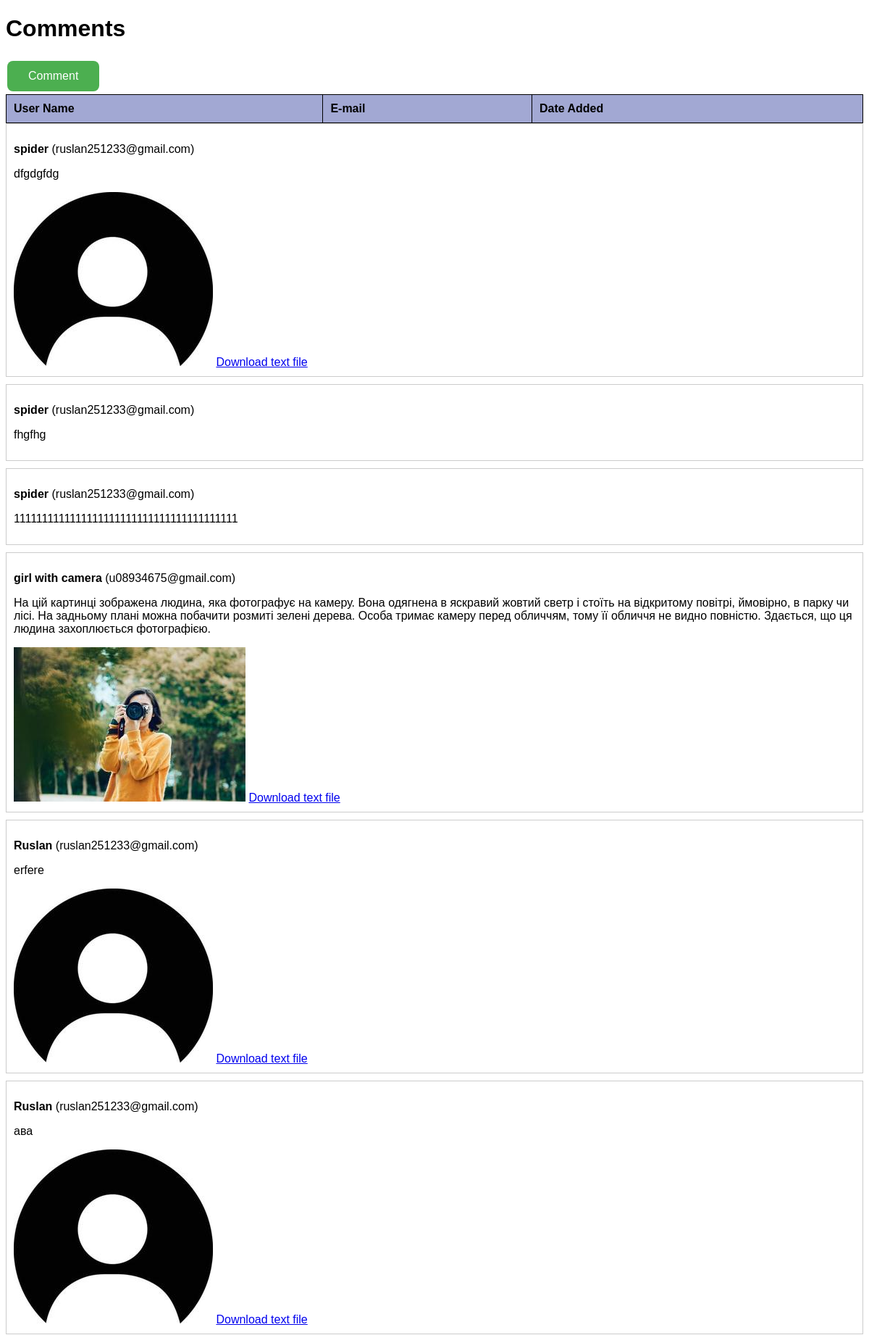
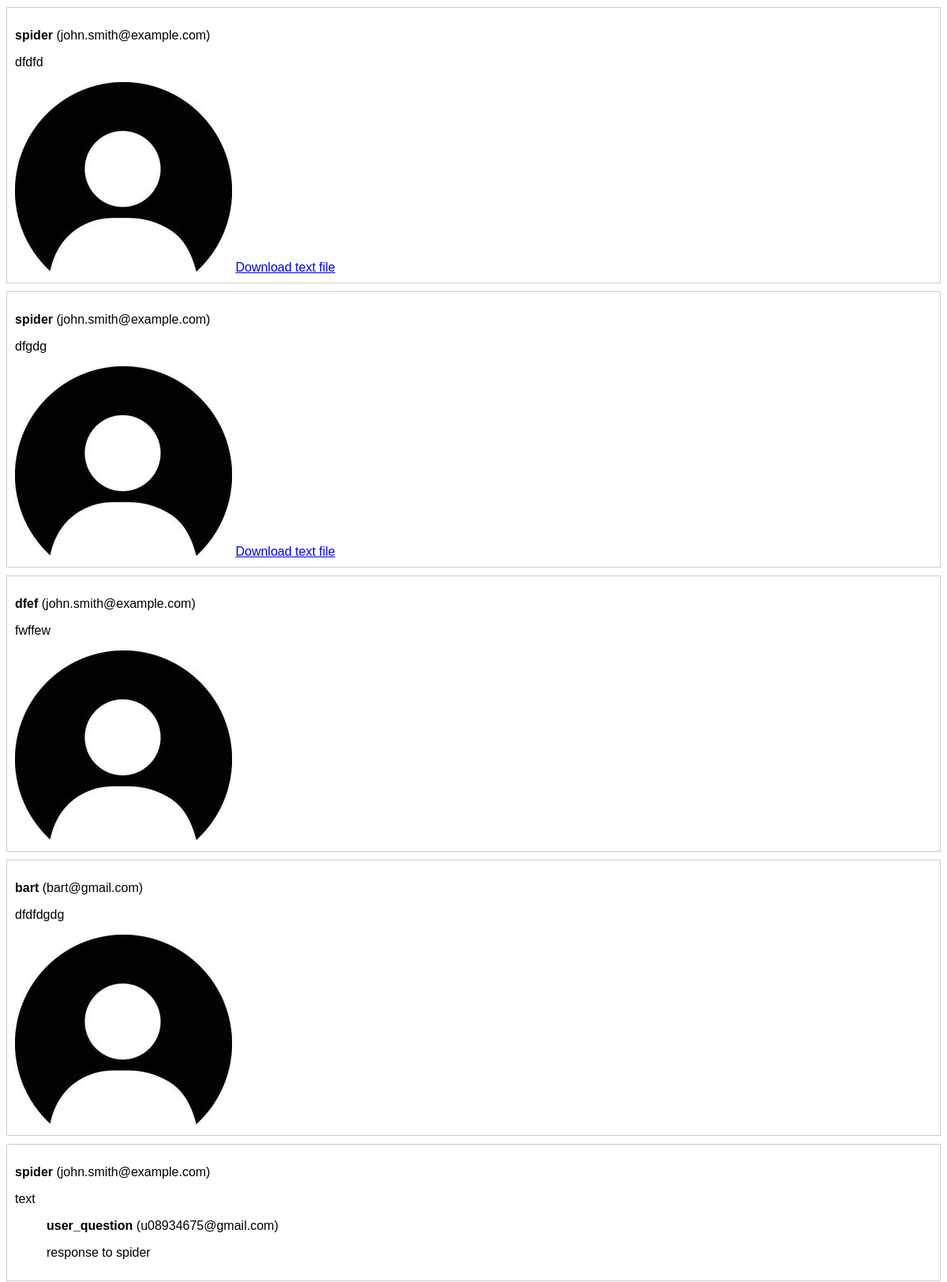
The page / (upper part) on the database its author committed (2 pictures, top to bottom).
### comments/models.py (models this page shows, shortened)
class Comment(models.Model):
    username = models.CharField(max_length=100)
    email = models.EmailField()
    text = models.TextField()
    created_at = models.DateTimeField(auto_now_add=True)
    parent = models.ForeignKey('self', null=True, blank=True, related_name='replies', on_delete=models.CASCADE)
    image = models.ImageField(upload_to='images/', null=True, blank=True)
    text_file = models.FileField(upload_to='text_files/', null=True, blank=True, validators=[validate_file_size])

### comments/views.py (the view)
# urls.py: path('', views.comment_list, name='comment_list'),
def comment_list(request):
    sort_by = request.GET.get('sort_by', 'created_at')
    order = request.GET.get('order', 'desc')
    if order == 'asc':
        sort_by = sort_by
    else:
        sort_by = f'-{sort_by}'
    comments = Comment.objects.filter(parent__isnull=True).order_by(sort_by)
    paginator = Paginator(comments, 25)
    page_number = request.GET.get('page')
    page_obj = paginator.get_page(page_number)
    form = CommentForm() if 'show_form' in request.GET else None
    return render(request, 'comments/comment_list.html', {'page_obj': page_obj, 'form': form})

### comments/templates/comments/comment_list.html (shortened to what this page needs)
<!DOCTYPE html>
<html lang="en">
<head>
</head>
<body>
    <h1>Comments</h1>
    <a href="?show_form=true" class="main-button button">Comment</a>
    <table>
        <thead>
            <tr>
                <th>
                    <a href="?sort_by=username&order={% if request.GET.sort_by == 'username' and request.GET.order == 'asc' %}desc{% else %}asc{% endif %}"
                       class="{% if request.GET.sort_by == 'username' %}{{ request.GET.order }}{% endif %}">
                        User Name
                    </a>
                </th>
                <th>
                    <a href="?sort_by=email&order={% if request.GET.sort_by == 'email' and request.GET.order == 'asc' %}desc{% else %}asc{% endif %}"
                       class="{% if request.GET.sort_by == 'email' %}{{ request.GET.order }}{% endif %}">
                        E-mail
                    </a>
                </th>
                <th>
                    <a href="?sort_by=created_at&order={% if request.GET.sort_by == 'created_at' and request.GET.order == 'asc' %}desc{% else %}asc{% endif %}"
                       class="{% if request.GET.sort_by == 'created_at' %}{{ request.GET.order }}{% endif %}">
                        Date Added
                    </a>
                </th>
            </tr>
        </thead>
    </table>
    <div>
        {% for comment in page_obj.object_list %}
        <div class="comment-container">
            <p><strong>{{ comment.username }}</strong> ({{ comment.email }})</p>
            <p class="comment-text">{{ comment.text|safe }}</p>
            {% if comment.image %}
                <img src="{{ comment.image.url }}" alt="image" class="comment-image">
            {% endif %}
            {% if comment.text_file %}
                <a href="{{ comment.text_file.url }}" download>Download text file</a>
            {% endif %}
            <div>
                {% for reply in comment.replies.all %}
                    <div style="margin-left: 40px;">
                        <p><strong>{{ reply.username }}</strong> ({{ reply.email }})</p>
                        <p class="comment-text">{{ reply.text|safe }}</p>
                    </div>
                {% endfor %}
            </div>
        </div>
        {% endfor %}
    </div>
</body>
</html>

### comments/templates/comments/comment_list.html (style rules this page uses)
body { font-family: Arial, sans-serif; }
.comment-container { border: 1px solid #ccc; padding: 10px; margin-bottom: 10px; }
.comment-image { max-width: 320px; max-height: 240px; }
.comment-text { white-space: pre-wrap; }
table { width: 100%; border-collapse: collapse; }
table, th, td { border: 1px solid black; background-color: #a2a8d3; }
th, td { padding: 10px; text-align: left; }
th a { text-decoration: none; color: black; }
.main-button { padding: 12px 29px; font-size: 16px; margin: 4px 2px; border-radius: 8px; }
.button { background-color: #4CAF50; border: none; color: white; text-align: center; text-decoration: none; display: inline-block; cursor: pointer; }

### rows shown on the page
Comment: username "spider", email "ruslan251233@gmail.com", text "dfgdgfdg", image (picture)
Comment: username "spider", email "ruslan251233@gmail.com", text "fhgfhg"
Comment: username "spider", email "ruslan251233@gmail.com", text "1111111111111111111111111111111111111111"
Comment: username "girl with camera", email "u08934675@gmail.com", text "На цій картинці зображена людина, яка фотографує на камеру. Вона одягнена в яскравий жовтий светр і стоїть на відкритому повітрі, ймовірно, в парку чи лісі. На задньому плані можна побачити розмиті зелені дерева. Особа тримає камеру перед обличчям, тому її обличчя не видно повністю. Здається, що ця людина захоплюється фотографією.", image (picture)
Comment: username "Ruslan", email "ruslan251233@gmail.com", text "erfere", image (picture)
Comment: username "Ruslan", email "ruslan251233@gmail.com", text "ава", image (picture)
Comment: username "spider", email "john.smith@example.com", text "dfdfd", image (picture)
Comment: username "spider", email "john.smith@example.com", text "dfgdg", image (picture)
Comment: username "dfef", email "john.smith@example.com", text "fwffew", image (picture)
Comment: username "bart", email "bart@gmail.com", text "dfdfdgdg", image (picture)
Comment: username "spider", email "john.smith@example.com", text "text"
Comment: username "user_question", email "u08934675@gmail.com", text "response to spider"
